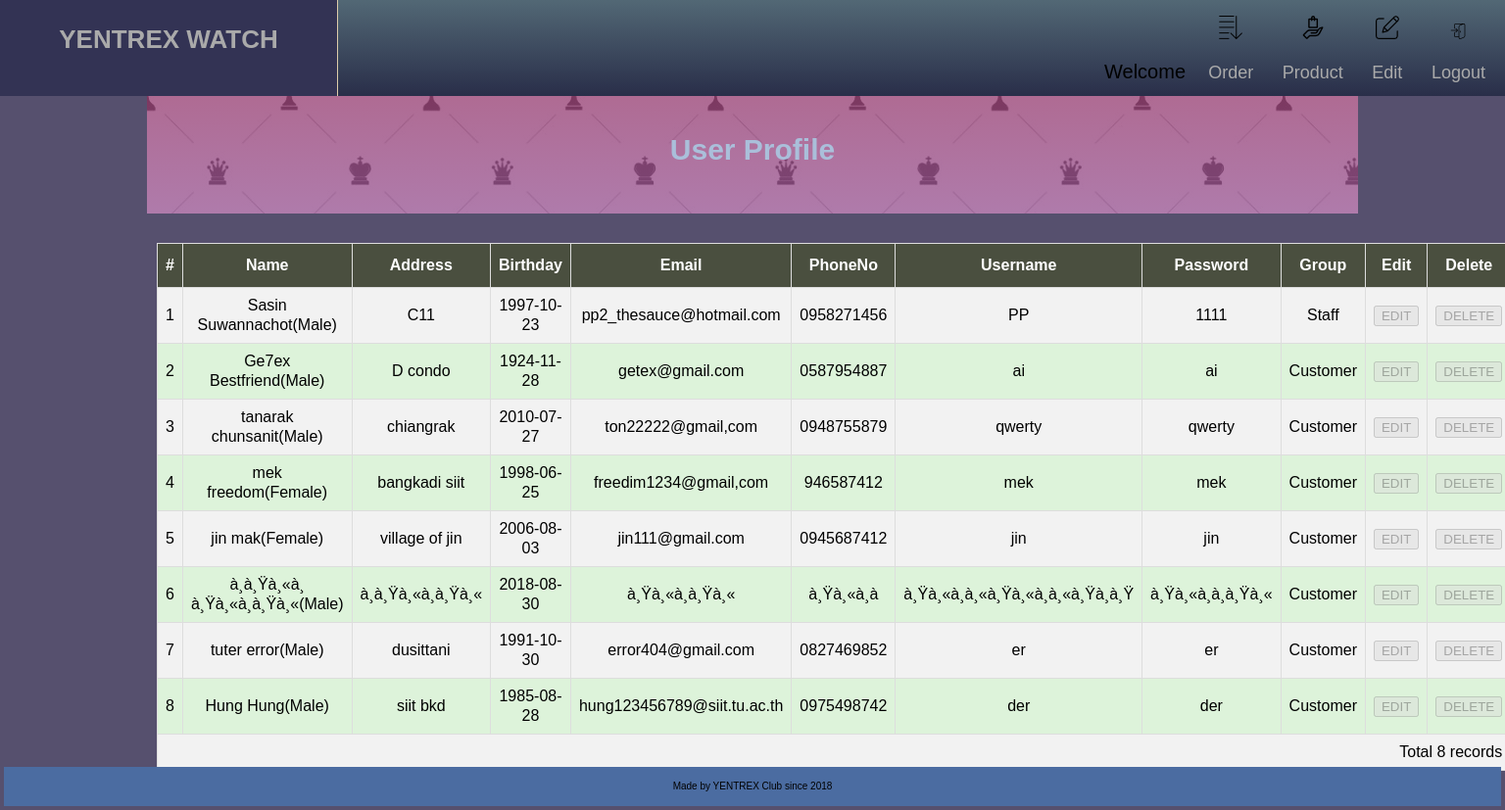
Screenshot of /user.php with the database file from the repository.
### tables this page shows
CREATE TABLE `user` (
  `USER_ID` int(11) NOT NULL,
  `USER_FName` varchar(50) NOT NULL,
  `USER_LName` varchar(50) NOT NULL,
  `USER_GenderID` int(11) NOT NULL,
  `USER_Address` varchar(200) NOT NULL,
  `USER_DOB` varchar(50) NOT NULL,
  `USER_Email` varchar(50) NOT NULL,
  `USER_PhoneNo` varchar(10) NOT NULL,
  `USER_Username` varchar(50) NOT NULL,
  `USER_Password` varchar(50) NOT NULL,
  `USERGROUP_ID` int(10) NOT NULL
);

CREATE TABLE `usergender` (
  `USER_GenderID` int(11) NOT NULL,
  `USER_Gender` varchar(50) NOT NULL
);

CREATE TABLE `usergroup` (
  `USERGROUP_ID` int(10) NOT NULL,
  `USERGROUP_CODE` int(10) NOT NULL,
  `USERGROUP_NAME` varchar(50) NOT NULL,
  `USER_REMARK` varchar(50) NOT NULL
);

### user.php (the view, shortened to what this page needs)
 ?><!DOCTYPE html>
<html>
<head>
	<?php
        require_once('connect.php');
    ?>
	<link rel="stylesheet" type="text/css" href="home.css">
	<link rel="stylesheet" type="text/css" href="template.css">
		<div class="header">
			<div class="Yentrex Watch">
				<a href="home2.php?userid=<?=$_SESSION['v_id']?>">Yentrex Watch</a>
			</div>
			<div class="top">
					<?php
						echo "<div id=\"toplink\"> Welcome"
							."<br>"
							. $_SESSION['userid']
							. "</div>";
					?>
				<div id="toplink">
					<?php if ($_SESSION['v_userrole']==1){ ?>
						<img src="image/add.png">
						<br>
						<a href="addproduct.php?userid=<?=$_SESSION['v_id']?>">Add Product</a>
					<?php } else { ?>
						<img src="image/order.png">
						<br>
						<a href="order.php?userid=<?=$_SESSION['v_id']?>">Order</a>
					<?php } ?>
				</div>
				<div id="toplink">
					<img src="image/product.png">
					<br>
					<a href="Product2.php?userid=<?=$_SESSION['v_id']?>">Product</a>
				</div>
				<div id="toplink">
					<?php if ($_SESSION['v_userrole']==1){ ?>
						<img src="image/profile.png">
						<br>
						<a href="user.php?userid=<?=$_SESSION['v_id']?>">User Profile</a>
					<?php } else { ?>
						<img src="image/edit.png">
						<br>
						<a href="edit.php?userid=<?=$_SESSION['v_id']?>">Edit</a>
					<?php } ?>
				</div>
				<div id="toplink">
					<img src="image/login.png">
					<br>
					<a href="logout.php">Logout</a>
				</div>
			</div>
		</div>
</head
	<body>
	<div id="div_main">
		<div class="info">
			<h2>User Profile</h2>
		</div>
			<table class="utable" id="table">
				<tr>
					<th>#</th>
					<th>Name</th>
					<th>Address</th>
					<th>Birthday</th>
					<th>Email</th>
					<th>PhoneNo</th>
					<th>Username</th>
					<th>Password</th>
					<th>Group</th>
					<th>Edit </th>
					<th>Delete </th>
				</tr>
					<?php
						$q="select * from user,usergroup,usergender
						where user.USERGROUP_ID = usergroup.USERGROUP_ID AND user.USER_GenderID = usergender.USER_GenderID";
						$result=$mysqli->query($q);
						while($row=$result->fetch_array()){ ?>
							<tr>
								<td><?=$row['USER_ID']?></td>
								<td><?=$row['USER_FName']?>  <?=$row['USER_LName']?>(<?=$row['USER_Gender']?>)</td>
								<td><?=$row['USER_Address']?></td>
								<td><?=$row['USER_DOB']?></td>
								<td><?=$row['USER_Email']?></td>
								<td><?=$row['USER_PhoneNo']?></td>
								<td> <?=$row['USER_Username']?></td>
								<td> <?=$row['USER_Password']?></td>
								<td><?=$row['USERGROUP_NAME']?></td>
								<td><a href="edit.php?userid=<?=$row['USER_ID']?>"><button type="button" class="btn btn-warning btn-sm"
								<?php
								if ($_SESSION['v_userrole']==1) {
									echo " ";
									}
								else{
									if ($row['USER_ID']!=$_SESSION['v_id']){
										echo "disabled";
										}
									else{
										echo " ";
										}
									}
								 ?>>EDIT</button></a></td>
								<td><a href='del_user.php?userid=<?=$row['USER_ID']?>'><button type="button" class="btn btn-danger btn-sm"
								<?php
								if ($_SESSION['v_userrole']==1) {
									echo " ";
									}
								else{
									if ($row['USER_ID']!=$_SESSION['v_id']) {
										echo "disabled";
										}
									else{
										echo " ";
										}
									}
								 ?>>DELETE</button></a></td>
							</tr>
						<?php } ?>
					<?php $count=$result->num_rows;
					  echo "<tr><td colspan=11 align=right>Total $count records</td><td colspan=12 align=right> </td></tr>";
					?>
			</table>
	</body>
<footer class="foot">
	Made by YENTREX Club since 2018
</footer>
	</div>
</html>

### home.css (style rules this page uses)
a { text-decoration: none; }
h2 { color:#aabfda; }
.foot { font-size:10px; background: #4b6ca1; margin:-4px; }
#table { font-family: "Trebuchet MS", Arial, Helvetica, sans-serif; border-collapse: collapse; width: 80%; line-height: 1em; }
#table td, #table th { border: 1px solid #ddd; padding: 8px; font-size:16px; }
#table tr:nth-child(even) { background-color: #f2f2f2; }
#table tr:nth-child(odd) { background-color: #ddf3da; }
#table th { padding-top: 12px; padding-bottom: 12px; text-align: center; background-color: #4A4F3F; color: white; }
.utable { margin-top:2%; margin-left:10%; }

### template.css (style rules this page uses)
.header { position: relative; overflow: hidden; background: #536976; background: -webkit-linear-gradient(to bottom, #536976, #292e49); background: linear-gradient(to bottom, #536976, #292e49); padding: 15px 10px; margin:-10px -10px 0px -10px; height:70px; }
.Yentrex { margin-top:-13px; margin-left:-8px; width:20%; height:70px; padding: 20px; float:left; font-family: "Lucida Sans Unicode", "Lucida Grande", sans-serif; font-weight: 700; font-style: normal; font-variant: small-caps; text-transform: uppercase; text-align: center; background-color:#333354; border-right:1px #ddccaa solid; }
.Yentrex a { padding:10px; height: auto; text-decoration:none; color:#aaaaaa; font-size: 26px; }
.top { float:right; }
.top a { color:#aaaaaa; text-align: center; padding: 12px; text-decoration: none; font-size: 18px; line-height: 25px; border-radius: 4px; }
div#toplink { display:inline-block; text-align: center; }
div#div_main { position:relative; }
.info { position: relative; background-image:linear-gradient(rgba(155,70,120,0.8), rgba(155,90,150,0.8)),url("image/chess.jpg"); margin-left:10%; left:-10px; padding:10px; width:80%; min-height: 100px; }

### rows the page displays
user: USER_ID "1", USER_FName "Sasin", USER_LName "Suwannachot", USER_GenderID.USER_Gender "Male", USER_Address "C11", USER_DOB "1997-10-23", USER_Email "pp2_thesauce@hotmail.com", USER_PhoneNo "0958271456", USER_Username "PP", USER_Password "1111", USERGROUP_ID.USERGROUP_NAME "Staff"
user: USER_ID "2", USER_FName "Ge7ex", USER_LName "Bestfriend", USER_GenderID.USER_Gender "Male", USER_Address "D condo", USER_DOB "1924-11-28", USER_Email "getex@gmail.com", USER_PhoneNo "0587954887", USER_Username "ai", USER_Password "ai", USERGROUP_ID.USERGROUP_NAME "Customer"
user: USER_ID "3", USER_FName "tanarak", USER_LName "chunsanit", USER_GenderID.USER_Gender "Male", USER_Address "chiangrak", USER_DOB "2010-07-27", USER_Email "ton22222@gmail,com", USER_PhoneNo "0948755879", USER_Username "qwerty", USER_Password "qwerty", USERGROUP_ID.USERGROUP_NAME "Customer"
user: USER_ID "4", USER_FName "mek", USER_LName "freedom", USER_GenderID.USER_Gender "Female", USER_Address "bangkadi siit", USER_DOB "1998-06-25", USER_Email "freedim1234@gmail,com", USER_PhoneNo "946587412", USER_Username "mek", USER_Password "mek", USERGROUP_ID.USERGROUP_NAME "Customer"
user: USER_ID "5", USER_FName "jin", USER_LName "mak", USER_GenderID.USER_Gender "Female", USER_Address "village of jin", USER_DOB "2006-08-03", USER_Email "jin111@gmail.com", USER_PhoneNo "0945687412", USER_Username "jin", USER_Password "jin", USERGROUP_ID.USERGROUP_NAME "Customer"
user: USER_ID "6", USER_FName "à¸à¸Ÿà¸«à¸", USER_LName "à¸Ÿà¸«à¸à¸Ÿà¸«", USER_GenderID.USER_Gender "Male", USER_Address "à¸à¸Ÿà¸«à¸à¸Ÿà¸«", USER_DOB "2018-08-30", USER_Email "à¸Ÿà¸«à¸à¸Ÿà¸«", USER_PhoneNo "à¸Ÿà¸«à¸à", USER_Username "à¸Ÿà¸«à¸à¸«à¸Ÿà¸«à¸à¸«à¸Ÿà¸à¸Ÿ", USER_Password "à¸Ÿà¸«à¸à¸à¸Ÿà¸«", USERGROUP_ID.USERGROUP_NAME "Customer"
user: USER_ID "7", USER_FName "tuter", USER_LName "error", USER_GenderID.USER_Gender "Male", USER_Address "dusittani", USER_DOB "1991-10-30", USER_Email "error404@gmail.com", USER_PhoneNo "0827469852", USER_Username "er", USER_Password "er", USERGROUP_ID.USERGROUP_NAME "Customer"
user: USER_ID "8", USER_FName "Hung", USER_LName "Hung", USER_GenderID.USER_Gender "Male", USER_Address "siit bkd", USER_DOB "1985-08-28", USER_Email "hung123456789@siit.tu.ac.th", USER_PhoneNo "0975498742", USER_Username "der", USER_Password "der", USERGROUP_ID.USERGROUP_NAME "Customer"

### other values shown
$count "8"
